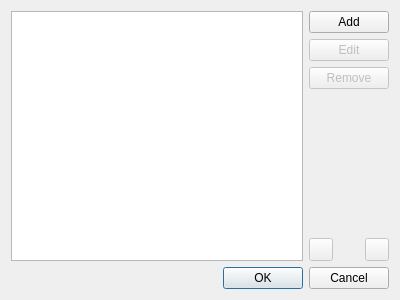
<?xml version="1.0" encoding="UTF-8"?>
<ui version="4.0">
 <class>Otter::UserAgentsManagerDialog</class>
 <widget class="QDialog" name="Otter::UserAgentsManagerDialog">
  <property name="geometry">
   <rect>
    <x>0</x>
    <y>0</y>
    <width>400</width>
    <height>300</height>
   </rect>
  </property>
  <property name="windowTitle">
   <string>Manage User Agents</string>
  </property>
  <layout class="QVBoxLayout" name="verticalLayout">
   <item>
    <layout class="QHBoxLayout" name="horizontalLayout" stretch="1,0">
     <item>
      <widget class="Otter::TableViewWidget" name="userAgentsView">
       <property name="editTriggers">
        <set>QAbstractItemView::NoEditTriggers</set>
       </property>
       <property name="dragDropMode">
        <enum>QAbstractItemView::InternalMove</enum>
       </property>
       <property name="defaultDropAction">
        <enum>Qt::MoveAction</enum>
       </property>
       <property name="selectionMode">
        <enum>QAbstractItemView::SingleSelection</enum>
       </property>
       <property name="selectionBehavior">
        <enum>QAbstractItemView::SelectRows</enum>
       </property>
       <property name="showGrid">
        <bool>false</bool>
       </property>
       <attribute name="horizontalHeaderHighlightSections">
        <bool>false</bool>
       </attribute>
       <attribute name="verticalHeaderVisible">
        <bool>false</bool>
       </attribute>
      </widget>
     </item>
     <item>
      <layout class="QVBoxLayout" name="buttonsLayout" stretch="0,0,0,1,0">
       <item>
        <widget class="QPushButton" name="removeButton">
         <property name="text">
          <string>Add</string>
         </property>
        </widget>
       </item>
       <item>
        <widget class="QPushButton" name="editButton">
         <property name="enabled">
          <bool>false</bool>
         </property>
         <property name="text">
          <string>Edit</string>
         </property>
        </widget>
       </item>
       <item>
        <widget class="QPushButton" name="addButton">
         <property name="enabled">
          <bool>false</bool>
         </property>
         <property name="text">
          <string>Remove</string>
         </property>
        </widget>
       </item>
       <item>
        <spacer name="verticalSpacer">
         <property name="orientation">
          <enum>Qt::Vertical</enum>
         </property>
         <property name="sizeHint" stdset="0">
          <size>
           <width>0</width>
           <height>0</height>
          </size>
         </property>
        </spacer>
       </item>
       <item>
        <layout class="QHBoxLayout" name="moveButtonsLayout">
         <item>
          <widget class="QToolButton" name="moveUpButton">
           <property name="enabled">
            <bool>false</bool>
           </property>
           <property name="text">
            <string/>
           </property>
          </widget>
         </item>
         <item>
          <spacer name="horizontalSpacer">
           <property name="orientation">
            <enum>Qt::Horizontal</enum>
           </property>
           <property name="sizeHint" stdset="0">
            <size>
             <width>0</width>
             <height>0</height>
            </size>
           </property>
          </spacer>
         </item>
         <item>
          <widget class="QToolButton" name="moveDownButton">
           <property name="enabled">
            <bool>false</bool>
           </property>
           <property name="text">
            <string/>
           </property>
          </widget>
         </item>
        </layout>
       </item>
      </layout>
     </item>
    </layout>
   </item>
   <item>
    <widget class="QDialogButtonBox" name="buttonBox">
     <property name="orientation">
      <enum>Qt::Horizontal</enum>
     </property>
     <property name="standardButtons">
      <set>QDialogButtonBox::Cancel|QDialogButtonBox::Ok</set>
     </property>
    </widget>
   </item>
  </layout>
 </widget>
 <customwidgets>
  <customwidget>
   <class>Otter::TableViewWidget</class>
   <extends>QTableView</extends>
   <header>src/ui/TableViewWidget.h</header>
  </customwidget>
 </customwidgets>
 <resources/>
 <connections>
  <connection>
   <sender>buttonBox</sender>
   <signal>accepted()</signal>
   <receiver>Otter::UserAgentsManagerDialog</receiver>
   <slot>accept()</slot>
   <hints>
    <hint type="sourcelabel">
     <x>248</x>
     <y>254</y>
    </hint>
    <hint type="destinationlabel">
     <x>157</x>
     <y>274</y>
    </hint>
   </hints>
  </connection>
  <connection>
   <sender>buttonBox</sender>
   <signal>rejected()</signal>
   <receiver>Otter::UserAgentsManagerDialog</receiver>
   <slot>reject()</slot>
   <hints>
    <hint type="sourcelabel">
     <x>316</x>
     <y>260</y>
    </hint>
    <hint type="destinationlabel">
     <x>286</x>
     <y>274</y>
    </hint>
   </hints>
  </connection>
 </connections>
</ui>
